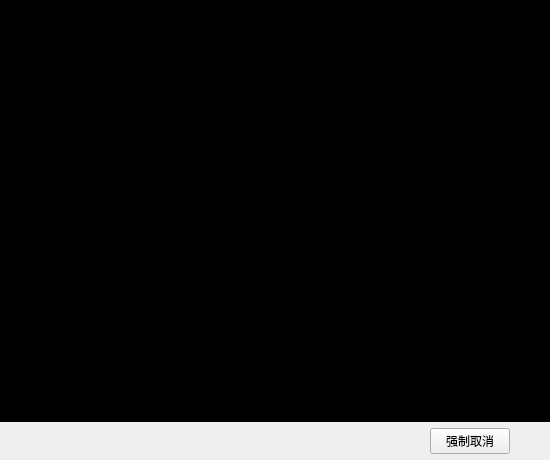
<?xml version="1.0" encoding="UTF-8"?>
<ui version="4.0">
 <class>build_process_widget</class>
 <widget class="QWidget" name="build_process_widget">
  <property name="geometry">
   <rect>
    <x>0</x>
    <y>0</y>
    <width>550</width>
    <height>460</height>
   </rect>
  </property>
  <property name="windowTitle">
   <string>build信息</string>
  </property>
  <property name="windowIcon">
   <iconset resource="../resource/resource.qrc">
    <normaloff>:/left_menu/app_icon.png</normaloff>:/left_menu/app_icon.png</iconset>
  </property>
  <property name="windowOpacity">
   <double>1.000000000000000</double>
  </property>
  <layout class="QVBoxLayout" name="verticalLayout">
   <property name="leftMargin">
    <number>0</number>
   </property>
   <property name="topMargin">
    <number>0</number>
   </property>
   <property name="rightMargin">
    <number>0</number>
   </property>
   <property name="bottomMargin">
    <number>0</number>
   </property>
   <item>
    <widget class="QTextEdit" name="build_process_te">
     <property name="styleSheet">
      <string notr="true">background-color: black;
color:white;</string>
     </property>
     <property name="textInteractionFlags">
      <set>Qt::LinksAccessibleByKeyboard|Qt::LinksAccessibleByMouse|Qt::TextBrowserInteraction|Qt::TextSelectableByKeyboard|Qt::TextSelectableByMouse</set>
     </property>
     <property name="placeholderText">
      <string/>
     </property>
    </widget>
   </item>
   <item>
    <layout class="QHBoxLayout" name="horizontalLayout" stretch="1,0,0">
     <property name="rightMargin">
      <number>0</number>
     </property>
     <property name="bottomMargin">
      <number>6</number>
     </property>
     <item>
      <spacer name="horizontalSpacer_2">
       <property name="orientation">
        <enum>Qt::Horizontal</enum>
       </property>
       <property name="sizeHint" stdset="0">
        <size>
         <width>40</width>
         <height>20</height>
        </size>
       </property>
      </spacer>
     </item>
     <item>
      <widget class="QPushButton" name="pushButton">
       <property name="text">
        <string>强制取消</string>
       </property>
      </widget>
     </item>
     <item>
      <spacer name="horizontalSpacer">
       <property name="orientation">
        <enum>Qt::Horizontal</enum>
       </property>
       <property name="sizeHint" stdset="0">
        <size>
         <width>40</width>
         <height>20</height>
        </size>
       </property>
      </spacer>
     </item>
    </layout>
   </item>
  </layout>
 </widget>
 <resources>
  <include location="../resource/resource.qrc"/>
 </resources>
 <connections/>
</ui>
